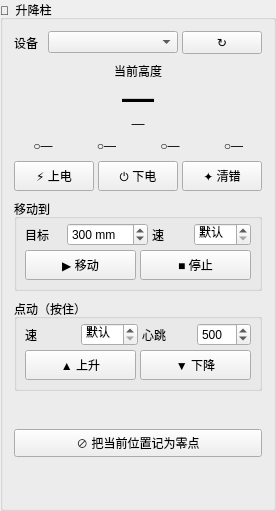
           <widget class="QGroupBox" name="liftingGroup">
            <property name="title">
             <string>📏  升降柱</string>
            </property>
            <layout class="QVBoxLayout" name="liftingLayout">
             <property name="spacing">
              <number>8</number>
             </property>
             <item>
              <layout class="QHBoxLayout" name="liftDevRow">
               <property name="spacing">
                <number>4</number>
               </property>
               <item>
                <widget class="QLabel" name="lblLiftDeviceTitle">
                 <property name="minimumSize">
                  <size>
                   <width>30</width>
                   <height>0</height>
                  </size>
                 </property>
                 <property name="text">
                  <string>设备</string>
                 </property>
                </widget>
               </item>
               <item>
                <widget class="QComboBox" name="cmbLiftDevices">
                 <property name="sizePolicy">
                  <sizepolicy hsizetype="Expanding" vsizetype="Fixed">
                   <horstretch>1</horstretch>
                   <verstretch>0</verstretch>
                  </sizepolicy>
                 </property>
                 <property name="minimumSize">
                  <size>
                   <width>100</width>
                   <height>0</height>
                  </size>
                 </property>
                </widget>
               </item>
               <item>
                <widget class="QPushButton" name="btnLiftRefresh">
                 <property name="toolTip">
                  <string>刷新设备列表</string>
                 </property>
                 <property name="text">
                  <string>↻</string>
                 </property>
                 <property name="fixedSize" stdset="0">
                  <size>
                   <width>28</width>
                   <height>0</height>
                  </size>
                 </property>
                </widget>
               </item>
              </layout>
             </item>
             <item>
              <layout class="QVBoxLayout" name="liftHeightBlock">
               <property name="spacing">
                <number>0</number>
               </property>
               <item>
                <widget class="QLabel" name="lblLiftHeightTitle">
                 <property name="text">
                  <string>当前高度</string>
                 </property>
                 <property name="alignment">
                  <set>Qt::AlignmentFlag::AlignCenter</set>
                 </property>
                </widget>
               </item>
               <item>
                <widget class="QLabel" name="lblLiftHeight">
                 <property name="font">
                  <font>
                   <pointsize>24</pointsize>
                   <bold>true</bold>
                  </font>
                 </property>
                 <property name="text">
                  <string>—</string>
                 </property>
                 <property name="alignment">
                  <set>Qt::AlignmentFlag::AlignCenter</set>
                 </property>
                </widget>
               </item>
               <item>
                <widget class="QLabel" name="lblLiftLimits">
                 <property name="font">
                  <font>
                   <pointsize>10</pointsize>
                  </font>
                 </property>
                 <property name="text">
                  <string>—</string>
                 </property>
                 <property name="alignment">
                  <set>Qt::AlignmentFlag::AlignCenter</set>
                 </property>
                </widget>
               </item>
              </layout>
             </item>
             <item>
              <layout class="QHBoxLayout" name="liftStatusRow">
               <property name="spacing">
                <number>6</number>
               </property>
               <item>
                <widget class="QLabel" name="lblLiftOnline">
                 <property name="sizePolicy">
                  <sizepolicy hsizetype="Expanding" vsizetype="Preferred">
                   <horstretch>1</horstretch>
                   <verstretch>0</verstretch>
                  </sizepolicy>
                 </property>
                 <property name="text">
                  <string>○—</string>
                 </property>
                 <property name="alignment">
                  <set>Qt::AlignmentFlag::AlignCenter</set>
                 </property>
                </widget>
               </item>
               <item>
                <widget class="QLabel" name="lblLiftEnabled">
                 <property name="sizePolicy">
                  <sizepolicy hsizetype="Expanding" vsizetype="Preferred">
                   <horstretch>1</horstretch>
                   <verstretch>0</verstretch>
                  </sizepolicy>
                 </property>
                 <property name="text">
                  <string>○—</string>
                 </property>
                 <property name="alignment">
                  <set>Qt::AlignmentFlag::AlignCenter</set>
                 </property>
                </widget>
               </item>
               <item>
                <widget class="QLabel" name="lblLiftMoving">
                 <property name="sizePolicy">
                  <sizepolicy hsizetype="Expanding" vsizetype="Preferred">
                   <horstretch>1</horstretch>
                   <verstretch>0</verstretch>
                  </sizepolicy>
                 </property>
                 <property name="text">
                  <string>○—</string>
                 </property>
                 <property name="alignment">
                  <set>Qt::AlignmentFlag::AlignCenter</set>
                 </property>
                </widget>
               </item>
               <item>
                <widget class="QLabel" name="lblLiftFault">
                 <property name="sizePolicy">
                  <sizepolicy hsizetype="Expanding" vsizetype="Preferred">
                   <horstretch>1</horstretch>
                   <verstretch>0</verstretch>
                  </sizepolicy>
                 </property>
                 <property name="text">
                  <string>○—</string>
                 </property>
                 <property name="alignment">
                  <set>Qt::AlignmentFlag::AlignCenter</set>
                 </property>
                </widget>
               </item>
              </layout>
             </item>
             <item>
              <layout class="QHBoxLayout" name="liftPowerRow">
               <property name="spacing">
                <number>4</number>
               </property>
               <item>
                <widget class="QPushButton" name="btnLiftEnable">
                 <property name="sizePolicy">
                  <sizepolicy hsizetype="Expanding" vsizetype="Fixed">
                   <horstretch>1</horstretch>
                   <verstretch>0</verstretch>
                  </sizepolicy>
                 </property>
                 <property name="minimumSize">
                  <size>
                   <width>0</width>
                   <height>30</height>
                  </size>
                 </property>
                 <property name="text">
                  <string>⚡ 上电</string>
                 </property>
                </widget>
               </item>
               <item>
                <widget class="QPushButton" name="btnLiftDisable">
                 <property name="sizePolicy">
                  <sizepolicy hsizetype="Expanding" vsizetype="Fixed">
                   <horstretch>1</horstretch>
                   <verstretch>0</verstretch>
                  </sizepolicy>
                 </property>
                 <property name="minimumSize">
                  <size>
                   <width>0</width>
                   <height>30</height>
                  </size>
                 </property>
                 <property name="text">
                  <string>⏻ 下电</string>
                 </property>
                </widget>
               </item>
               <item>
                <widget class="QPushButton" name="btnLiftClearError">
                 <property name="sizePolicy">
                  <sizepolicy hsizetype="Expanding" vsizetype="Fixed">
                   <horstretch>1</horstretch>
                   <verstretch>0</verstretch>
                  </sizepolicy>
                 </property>
                 <property name="minimumSize">
                  <size>
                   <width>0</width>
                   <height>30</height>
                  </size>
                 </property>
                 <property name="text">
                  <string>✦ 清错</string>
                 </property>
                </widget>
               </item>
              </layout>
             </item>
             <item>
              <widget class="QGroupBox" name="liftMoveToGroup">
               <property name="title">
                <string>移动到</string>
               </property>
               <layout class="QVBoxLayout" name="liftMoveToLayout">
                <property name="spacing">
                 <number>4</number>
                </property>
                <property name="leftMargin">
                 <number>8</number>
                </property>
                <property name="topMargin">
                 <number>4</number>
                </property>
                <property name="rightMargin">
                 <number>8</number>
                </property>
                <property name="bottomMargin">
                 <number>8</number>
                </property>
                <item>
                 <layout class="QHBoxLayout" name="liftMoveToInputRow">
                  <property name="spacing">
                   <number>4</number>
                  </property>
                  <item>
                   <widget class="QLabel" name="lblLiftTargetTitle">
                    <property name="text">
                     <string>目标</string>
                    </property>
                   </widget>
                  </item>
                  <item>
                   <widget class="QDoubleSpinBox" name="spinLiftTarget">
                    <property name="suffix">
                     <string> mm</string>
                    </property>
                    <property name="decimals">
                     <number>0</number>
                    </property>
                    <property name="minimum">
                     <double>-2000.000000000000000</double>
                    </property>
                    <property name="maximum">
                     <double>2000.000000000000000</double>
                    </property>
                    <property name="singleStep">
                     <double>10.000000000000000</double>
                    </property>
                    <property name="value">
                     <double>300.000000000000000</double>
                    </property>
                   </widget>
                  </item>
                  <item>
                   <widget class="QLabel" name="lblLiftSpeedTitle">
                    <property name="text">
                     <string>速</string>
                    </property>
                   </widget>
                  </item>
                  <item>
                   <widget class="QDoubleSpinBox" name="spinLiftSpeed">
                    <property name="specialValueText">
                     <string>默认</string>
                    </property>
                    <property name="decimals">
                     <number>3</number>
                    </property>
                    <property name="minimum">
                     <double>0.000000000000000</double>
                    </property>
                    <property name="maximum">
                     <double>1.000000000000000</double>
                    </property>
                    <property name="singleStep">
                     <double>0.000000000000000</double>
                    </property>
                    <property name="value">
                     <double>0.000000000000000</double>
                    </property>
                   </widget>
                  </item>
                 </layout>
                </item>
                <item>
                 <layout class="QHBoxLayout" name="liftMoveToBtnRow">
                  <property name="spacing">
                   <number>4</number>
                  </property>
                  <item>
                   <widget class="QPushButton" name="btnLiftMove">
                    <property name="sizePolicy">
                     <sizepolicy hsizetype="Expanding" vsizetype="Preferred">
                      <horstretch>1</horstretch>
                      <verstretch>0</verstretch>
                     </sizepolicy>
                    </property>
                    <property name="minimumSize">
                     <size>
                      <width>0</width>
                      <height>30</height>
                     </size>
                    </property>
                    <property name="text">
                     <string>▶ 移动</string>
                    </property>
                   </widget>
                  </item>
                  <item>
                   <widget class="QPushButton" name="btnLiftStop">
                    <property name="sizePolicy">
                     <sizepolicy hsizetype="Expanding" vsizetype="Preferred">
                      <horstretch>1</horstretch>
                      <verstretch>0</verstretch>
                     </sizepolicy>
                    </property>
                    <property name="minimumSize">
                     <size>
                      <width>0</width>
                      <height>30</height>
                     </size>
                    </property>
                    <property name="text">
                     <string>■ 停止</string>
                    </property>
                   </widget>
                  </item>
                 </layout>
                </item>
               </layout>
              </widget>
             </item>
             <item>
              <widget class="QGroupBox" name="liftJogGroup">
               <property name="title">
                <string>点动（按住）</string>
               </property>
               <layout class="QVBoxLayout" name="liftJogLayout">
                <property name="spacing">
                 <number>4</number>
                </property>
                <property name="leftMargin">
                 <number>8</number>
                </property>
                <property name="topMargin">
                 <number>4</number>
                </property>
                <property name="rightMargin">
                 <number>8</number>
                </property>
                <property name="bottomMargin">
                 <number>8</number>
                </property>
                <item>
                 <layout class="QHBoxLayout" name="liftJogCfgRow">
                  <property name="spacing">
                   <number>4</number>
                  </property>
                  <item>
                   <widget class="QLabel" name="lblLiftJogSpeedTitle">
                    <property name="text">
                     <string>速</string>
                    </property>
                   </widget>
                  </item>
                  <item>
                   <widget class="QDoubleSpinBox" name="spinLiftJogSpeed">
                    <property name="specialValueText">
                     <string>默认</string>
                    </property>
                    <property name="decimals">
                     <number>3</number>
                    </property>
                    <property name="minimum">
                     <double>0.000000000000000</double>
                    </property>
                    <property name="maximum">
                     <double>1.000000000000000</double>
                    </property>
                    <property name="singleStep">
                     <double>0.000000000000000</double>
                    </property>
                    <property name="value">
                     <double>0.000000000000000</double>
                    </property>
                   </widget>
                  </item>
                  <item>
                   <widget class="QLabel" name="lblLiftJogTimeoutTitle">
                    <property name="text">
                     <string>心跳</string>
                    </property>
                   </widget>
                  </item>
                  <item>
                   <widget class="QSpinBox" name="spinLiftJogTimeout">
                    <property name="minimum">
                     <number>100</number>
                    </property>
                    <property name="maximum">
                     <number>5000</number>
                    </property>
                    <property name="singleStep">
                     <number>100</number>
                    </property>
                    <property name="value">
                     <number>500</number>
                    </property>
                   </widget>
                  </item>
                 </layout>
                </item>
                <item>
                 <layout class="QHBoxLayout" name="liftJogBtnRow">
                  <property name="spacing">
                   <number>4</number>
                  </property>
                  <item>
                   <widget class="QPushButton" name="btnLiftJogUp">
                    <property name="sizePolicy">
                     <sizepolicy hsizetype="Expanding" vsizetype="Preferred">
                      <horstretch>1</horstretch>
                      <verstretch>0</verstretch>
                     </sizepolicy>
                    </property>
                    <property name="minimumSize">
                     <size>
                      <width>0</width>
                      <height>30</height>
                     </size>
                    </property>
                    <property name="text">
                     <string>▲ 上升</string>
                    </property>
                   </widget>
                  </item>
                  <item>
                   <widget class="QPushButton" name="btnLiftJogDown">
                    <property name="sizePolicy">
                     <sizepolicy hsizetype="Expanding" vsizetype="Preferred">
                      <horstretch>1</horstretch>
                      <verstretch>0</verstretch>
                     </sizepolicy>
                    </property>
                    <property name="minimumSize">
                     <size>
                      <width>0</width>
                      <height>30</height>
                     </size>
                    </property>
                    <property name="text">
                     <string>▼ 下降</string>
                    </property>
                   </widget>
                  </item>
                 </layout>
                </item>
               </layout>
              </widget>
             </item>
             <item>
              <widget class="QLabel" name="lblLiftAlert">
               <property name="minimumSize">
                <size>
                 <width>0</width>
                 <height>22</height>
                </size>
               </property>
               <property name="text">
                <string/>
               </property>
               <property name="alignment">
                <set>Qt::AlignmentFlag::AlignCenter</set>
               </property>
              </widget>
             </item>
             <item>
              <widget class="QPushButton" name="btnLiftSetZero">
               <property name="minimumSize">
                <size>
                 <width>0</width>
                 <height>28</height>
                </size>
               </property>
               <property name="toolTip">
                <string>将当前位置写入控制器 EEPROM，重启后仍生效</string>
               </property>
               <property name="text">
                <string>⊘ 把当前位置记为零点</string>
               </property>
              </widget>
             </item>
             <item>
              <spacer name="verticalSpacer">
               <property name="orientation">
                <enum>Qt::Orientation::Vertical</enum>
               </property>
               <property name="sizeHint" stdset="0">
                <size>
                 <width>20</width>
                 <height>40</height>
                </size>
               </property>
              </spacer>
             </item>
            </layout>
           </widget>
